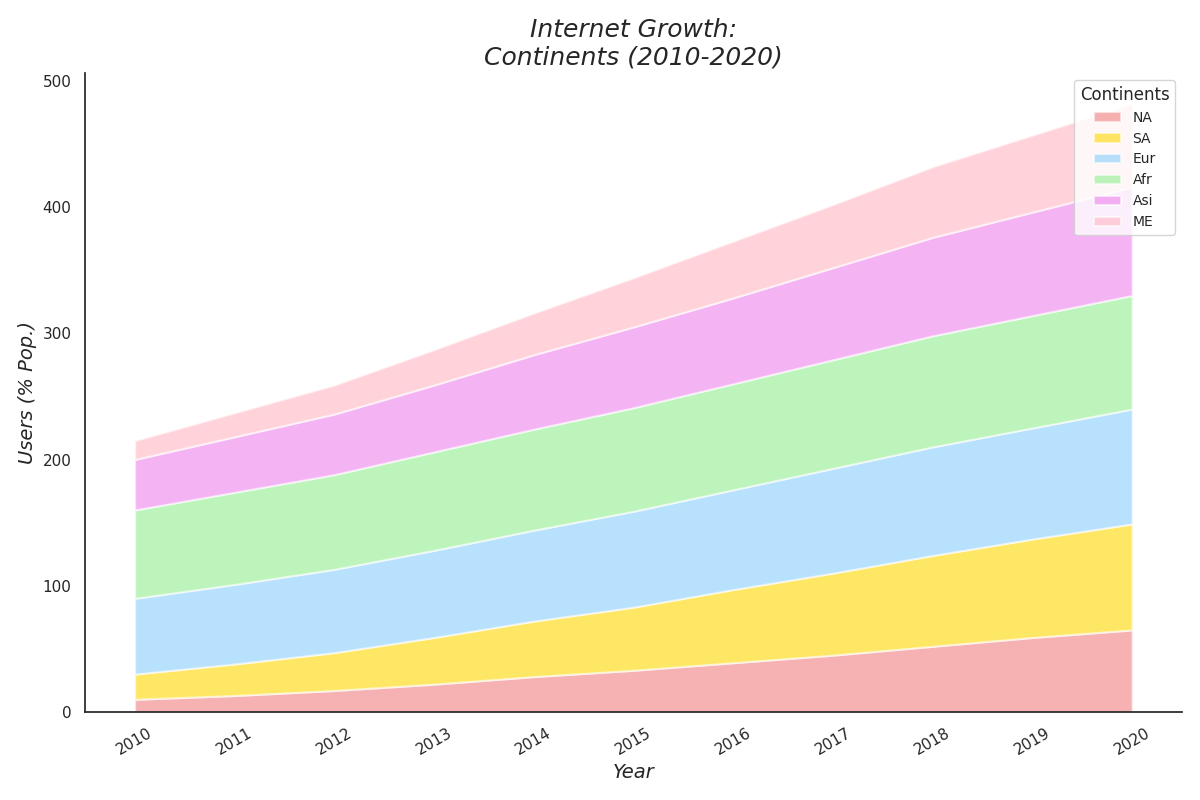

This chart was generated by the following Python code:
import matplotlib.pyplot as plt
import numpy as np

years = np.arange(2010, 2021)

africa_internet = [10, 13, 17, 22, 28, 33, 39, 45, 52, 59, 65]
asia_internet = [20, 25, 30, 37, 44, 50, 58, 65, 72, 78, 84]
europe_internet = [60, 63, 66, 69, 72, 76, 79, 83, 86, 88, 91]
north_america_internet = [70, 73, 75, 78, 80, 82, 84, 86, 88, 89, 90]
south_america_internet = [40, 44, 48, 53, 59, 64, 68, 73, 78, 82, 86]
middle_east_internet = [15, 19, 23, 28, 33, 39, 45, 50, 56, 61, 66]

internet_usage = np.array([
    africa_internet, 
    asia_internet, 
    europe_internet, 
    north_america_internet, 
    south_america_internet,
    middle_east_internet
])

fig, ax = plt.subplots(figsize=(12, 8))

ax.stackplot(years, internet_usage, labels=['NA', 'SA', 'Eur', 'Afr', 'Asi', 'ME'], 
             colors=['lightcoral', 'gold', 'lightskyblue', 'lightgreen', 'violet', 'lightpink'], alpha=0.6,
             linewidth=1.5)

ax.set_title("Internet Growth:\nContinents (2010-2020)", fontsize=18, style='italic')
ax.set_xlabel("Year", fontsize=14, style='italic')
ax.set_ylabel("Users (% Pop.)", fontsize=14, style='italic')
ax.legend(loc='upper right', title='Continents', fontsize=10)
ax.spines['top'].set_visible(False)
ax.spines['right'].set_visible(False)
plt.xticks(years, rotation=30)
plt.tight_layout()

plt.show()
